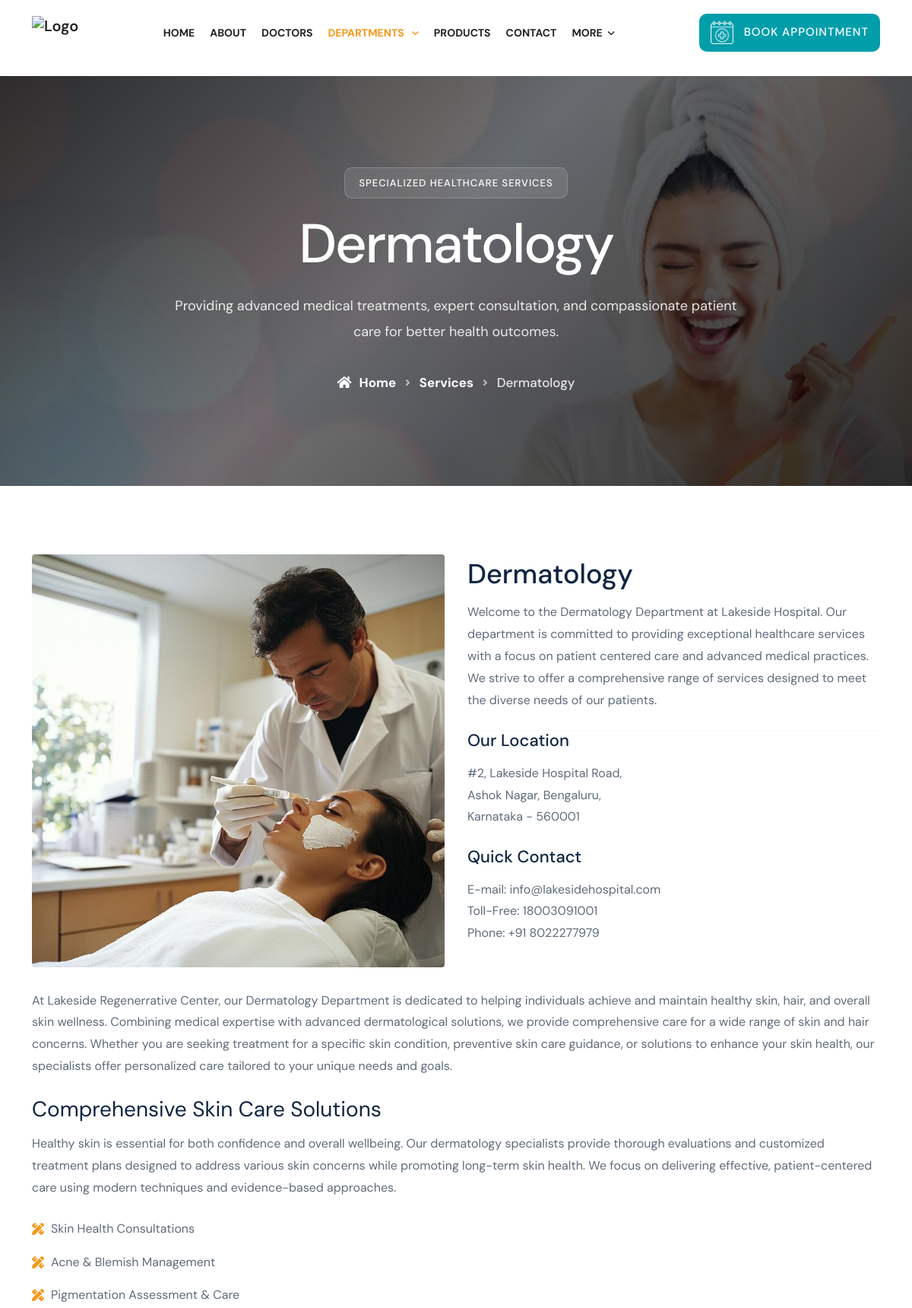
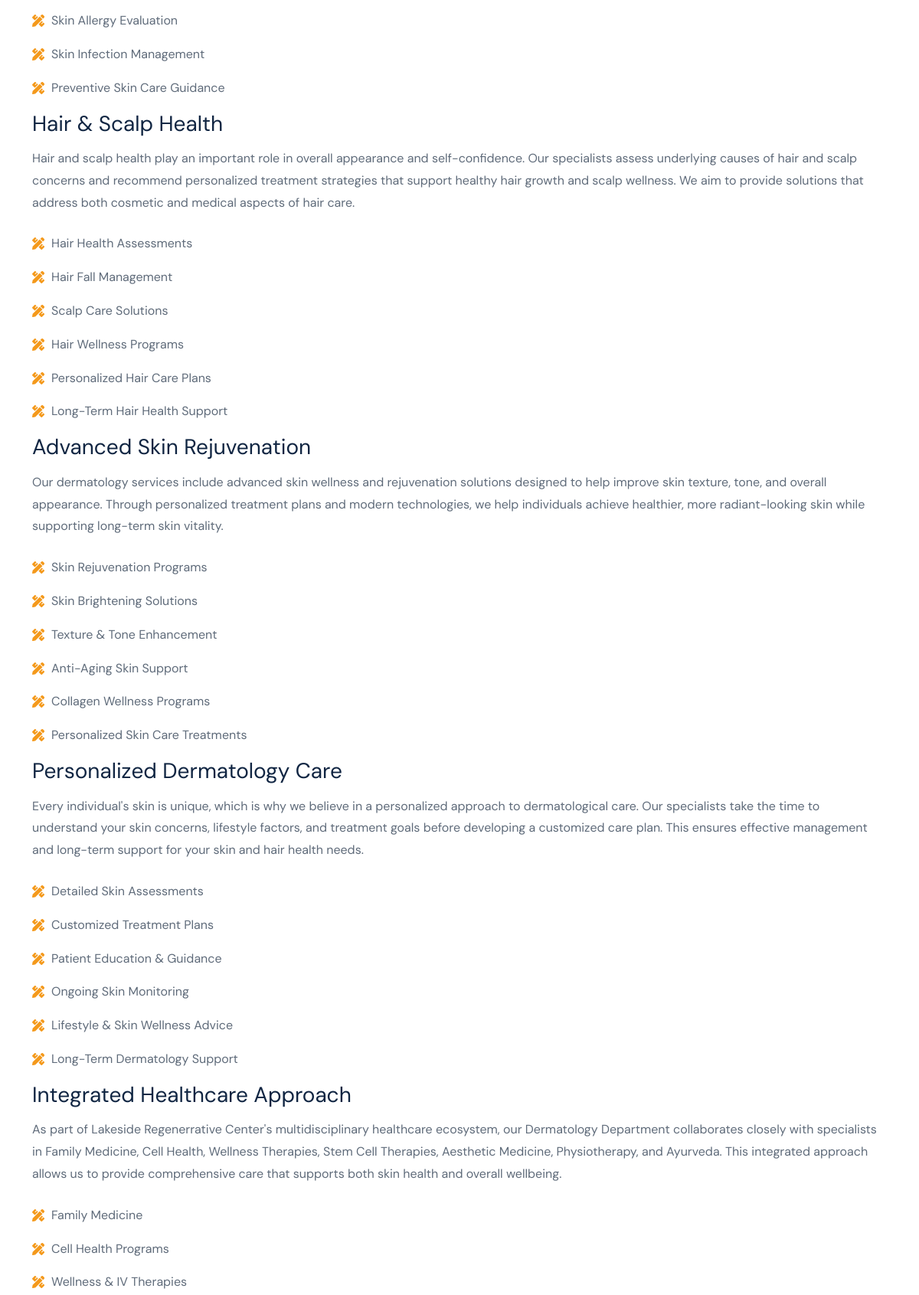
The app's page /departments/dermatology/ (upper part) with its own data (2 pictures, top to bottom).
### core/models.py (models this page shows, shortened)
class Department(models.Model):
    title = models.CharField(max_length=200)
    banner = models.FileField(upload_to='departments', null=True, blank=True)
    breadcamp = models.FileField(upload_to='dep-banner', default='static/images/default.png')
    priority = models.DecimalField(max_digits=4, decimal_places=2, null=True, blank=True)
    icon = models.FileField(upload_to='dep-icons', default='static/images/default.png')
    created_at = models.DateTimeField(auto_now_add=True)
    updated_at = models.DateTimeField(auto_now=True)
    status = models.BooleanField(default=True)
    slug = models.SlugField(unique=True)
    description = RichTextField()
    show_on_homepage = models.BooleanField(default=False)
    meta_title = models.TextField(null=True, blank=True)
    meta_keyword = models.TextField(null=True, blank=True)
    meta_description = models.TextField(null=True, blank=True)

### core/views.py (the view)
# urls.py: path('departments/<slug:slug>/',department_detail,name='department_detail'),
def department_detail(request, slug):
    department = get_object_or_404(
        Department,
        slug=slug,
        status=True
    )
    doctors = Doctor.objects.filter(
        department=department,
        status=True
    )
    sub_departments = department.sub_departments.filter(
        status=True
    ).order_by('priority', 'title')
    return render(request, 'frontend/services-details.html', {
        'department': department,
        'doctors': doctors,
        'departments': Department.objects.filter(status=True),
        'sub_departments': sub_departments,
    })

### core/context_processors.py (called while the page is built)
def cart_context(request):
    cart_count = 0
    if request.user.is_authenticated:
        try:
            cart = request.user.customer_profile.cart
            cart_count = cart.total_items
        except Exception:
            cart_count = 0
    return {
        'cart_count': cart_count,
    }

### templates/frontend/services-details.html (shortened to what this page needs)
{% extends "frontend/base.html" %}
{% load static %}
{% block content %}
    <section class="inner-banner"
             style="background-image: url('{% if department.breadcamp %}{{ department.breadcamp.url }}{% else %}{% static "frontend/assets/img/banner/7.jpg" %}{% endif %}')"
             loading="lazy"
             decoding="async">
        <div class="banner-overlay"></div>
        <div class="container">
            <div class="inner-banner-content text-center">
                <span class="banner-tag">Specialized Healthcare Services</span>
                <h1>{{ department.title }}</h1>
                <p>
                    Providing advanced medical treatments, expert consultation,
                    and compassionate patient care for better health outcomes.
                </p>
                <ul class="breadcrumb justify-content-center">
                    <li>
                        <a href="{% url 'home' %}">
                            <i class="fas fa-home"></i> Home
                        </a>
                    </li>
                    <li>
                        <i class="fas fa-angle-right"></i>
                    </li>
                    <li>
                        <a href="{% url 'services' %}">Services</a>
                    </li>
                    <li>
                        <i class="fas fa-angle-right"></i>
                    </li>
                    <li>{{ department.title }}</li>
                </ul>
            </div>
        </div>
    </section>
    <div class="services-details-area default-padding">
        <div class="container">
            <div class="row">
                <div class="content pr-md-15 pr-xs-15">
                    <div class="thumb">
                        {% if department.banner %}
                            <div class="row align-items-center">
                                <div class="col-lg-6 col-md-6">
                                    <img src="{{ department.banner.url }}"
                                         alt="{{ department.title }}"
                                         class="img-fluid rounded"
                                         loading="lazy"
                                         decoding="async" />
                                </div>
                                <div class="col-lg-6 col-md-6">
                                    <div class="department-static-info">
                                        <h2 class="service-heading">{{ department.title }}</h2>
                                        <p>
                                            Welcome to the {{ department.title }} Department at Lakeside Hospital. Our department is
                                            committed to providing exceptional healthcare services with a focus on
                                            patient centered care and advanced medical practices. We strive to offer a
                                            comprehensive range of services designed to meet the diverse needs of our patients.
                                        </p>
                                        <hr />
                                        <h4>Our Location</h4>
                                        <p>
                                            #2, Lakeside Hospital Road,
                                            <br />
                                            Ashok Nagar, Bengaluru,
                                            <br />
                                            Karnataka - 560001
                                        </p>
                                        <h4>Quick Contact</h4>
                                        <p>
                                            E-mail: info@lakesidehospital.com
                                            <br />
                                            Toll-Free: 18003091001
                                            <br />
                                            Phone: +91 8022277979
                                        </p>
                                    </div>
                                </div>
                            </div>
                        {% endif %}
                    </div>
                    <div class="info">
                        {{ department.description|safe }}
                </div>
            </div>
        </div>
    </div>
</div>
{% endblock content %}

### static/frontend/assets/css/validnavs.css (style rules this page uses)
:root { --box-shadow: 0px 0px 20px 0px rgba(7, 20, 52, .1); --box-shadow-secondary: 0 6px 12px rgba(0, 0, 0, 0.175); --box-shadow-extra: 0 5px 50px 0 rgba(0, 0, 0, 0.15); --box-shadow-dark: 0px 0px 0px; }
body { -webkit-transition: all 0.3s ease-in-out; -moz-transition: all 0.3s ease-in-out; -o-transition: all 0.3s ease-in-out; -ms-transition: all 0.3s ease-in-out; transition: all 0.3s ease-in-out; }

### records on screen
Department: breadcamp (picture), title "Dermatology", banner (picture), description "At Lakeside Regenerrative Center, our Dermatology Department is dedicated to helping individuals achieve and maintain healthy skin, hair, and overall skin wellness. Combining medical expertise with advanced dermatological solutions, we provide comprehensive care for a wide range of skin and hair concerns. Whether you are seeking treatment for a specific skin condition, preventive skin care guidance, or solutions to enhance your skin health, our specialists offer personalized care tailored to your unique needs and goals. Comprehensive Skin Care Solutions Healthy skin is essential for both confidence and overall wellbeing. Our dermatology specialists provide thorough evaluations and…"
